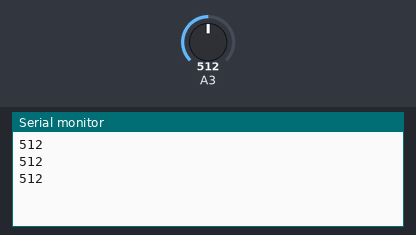
Simulated run of this sketch. Board: Arduino Zero (SAMD21). Shown: the last lines printed to the serial monitor. Inputs (shaded band) come from the test bench; at power-on: A3 = 512 (analog values on the 0–1023 scale).

Above: at 1.3 s.
1.4 s: A3 set to 716
At 1.8 s:
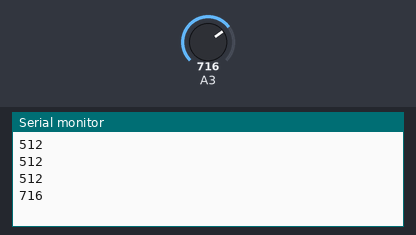
2.9 s: A3 set to 900
At 3.4 s:
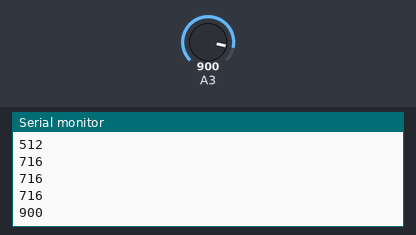
Timing chart, 0 to 5.9 s (numbered marks = the images above; inputs shaded):
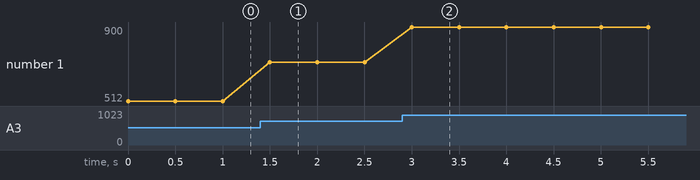

The sketch:

analog_read_14bit.ino
```cpp
void setup(){
  Serial.begin(9600);
  analogReadResolution(10); //change to 14-bit resolution
	}

void loop(){
  int reading = analogRead(A3); // returns a value between 0-16383
  Serial.println(reading);
  delay(500);
}
```

Measured:
- after the input at 1.4 s, the serial monitor: prints a new line after 0.10 s (image 1)
- after the input at 2.9 s, the serial monitor: prints a new line after 0.10 s (image 2)
- plotted number 1: 512 → 716 after the input at 1.4 s, 716 → 900 after the input at 2.9 s
